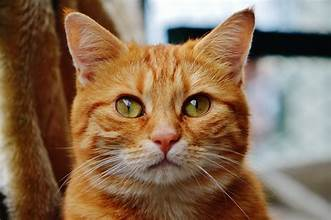
#> input picture Python/Opencv/Photo/cat.jpg, 331 x 220 px
$ python basic.py
#> lines starting #> are read from the running program, lines starting #| are printed output that depends on the picture; after the words box and inside, x2 and y2 are one past the last pixel; in counts of white or black regions, pixels touching at a corner belong together
import cv2 as cv

img = cv.imread('Photo/cat.jpg')
#> img is the input picture: shape (220, 331, 3); mean B, G, R 84.7, 109.2, 136.4
cv.imshow('Cat',img)

#Converting to grayscale
gray = cv.cvtColor(img,cv.COLOR_BGR2GRAY)
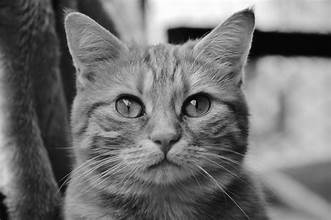
#> gray: shape (220, 331); min 0, max 254, mean 114.5
cv.imshow('Gray',gray)

# Blur
blur = cv.GaussianBlur(img, (7,7),cv.BORDER_DEFAULT)
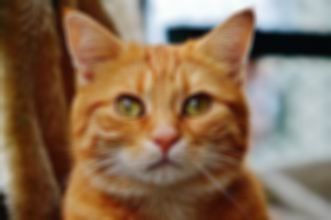
#> blur: shape (220, 331, 3); mean B, G, R 84.7, 109.2, 136.4
cv.imshow('Blur',blur)

# Edge Cascade
canny = cv.Canny(blur,125,175)
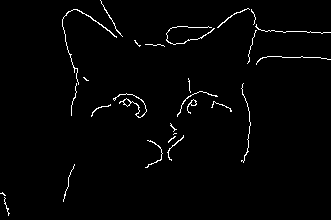
#> canny: shape (220, 331); 1.7% white in thin lines or dots
cv.imshow('Canny',canny)

#Dilating the image
dilated = cv.dilate(canny,(3,3), iterations= 1)
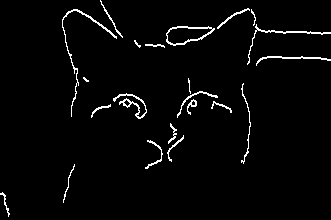
#> dilated: shape (220, 331); 2.8% white in thin lines or dots
cv.imshow("Dilated",dilated)

# Eroding
eroded = cv.erode(dilated,(3,3), iterations= 5)
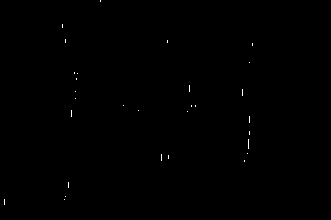
#> eroded: shape (220, 331); 0.14% white in thin lines or dots, all inside (x1, y1, x2, y2) = (4, 0, 253, 205)
cv.imshow('Eroded',eroded)

# Resize
resized = cv.resize(img,(500,500), interpolation=cv.INTER_CUBIC)
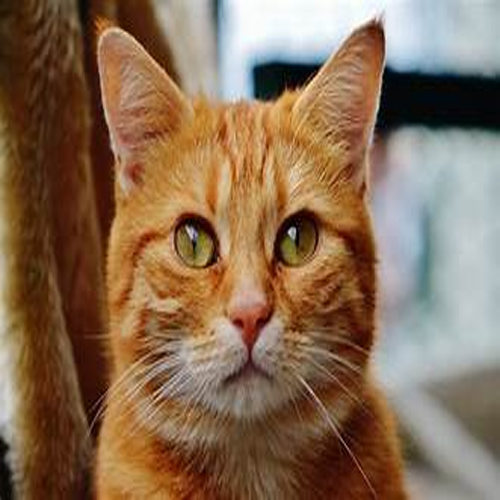
#> resized: shape (500, 500, 3); mean B, G, R 84.7, 109.2, 136.4
cv.imshow('Resize',resized)

# Cropping
cropped = img[50:200,200:400]
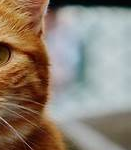
#> cropped: shape (150, 131, 3); mean B, G, R 116.2, 129.8, 143
cv.imshow('Cropped',cropped)

cv.waitKey(0)

$ run again, with Python/Opencv/Photo/1.jpg copied over Python/Opencv/Photo/cat.jpg
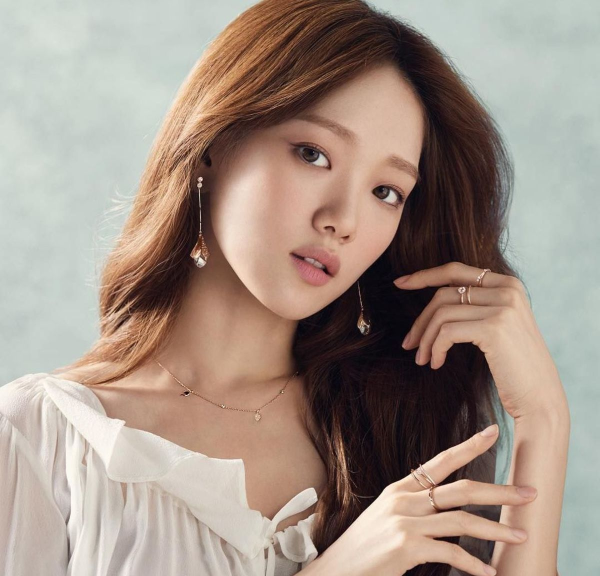
#> input picture Python/Opencv/Photo/1.jpg, 1200 x 1152 px (shown at 1/2 size)
#> img is the input picture: shape (1152, 1200, 3); mean B, G, R 135.1, 146.6, 162.9
#> `canny = cv.Canny(blur,125,175)`:
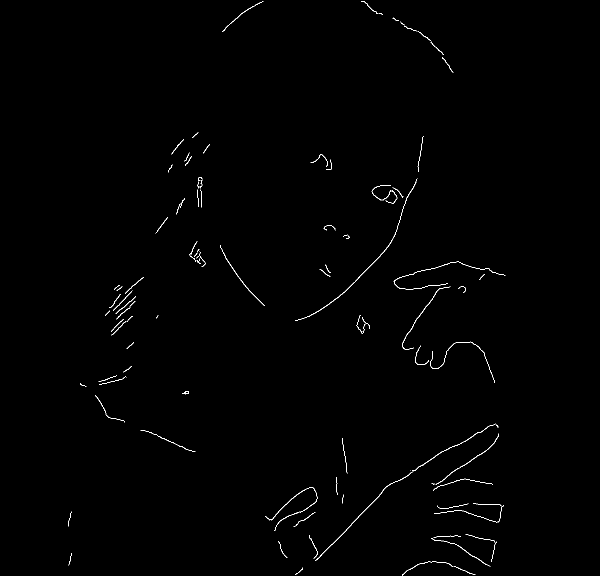
#> canny: shape (1152, 1200) (shown at 1/2 size); 0.49% white in thin lines or dots, all inside (x1, y1, x2, y2) = (136, 3, 1011, 1152)
#> eroded: shape (1152, 1200); 0.02% white in thin lines or dots, all inside (x1, y1, x2, y2) = (136, 279, 1004, 1130)
#> `cropped = img[50:200,200:400]`:
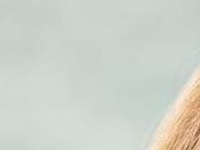
#> cropped: shape (150, 200, 3); mean B, G, R 202.6, 211.1, 204.9
